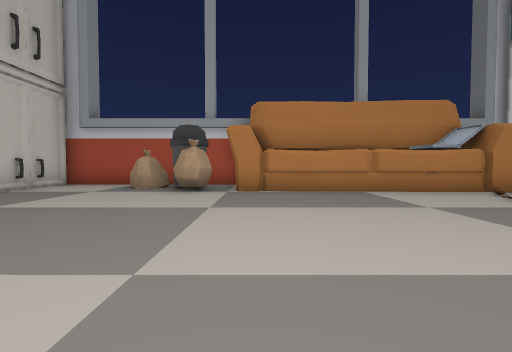
[1] (above)

15 first-person views from a walk through a scene from a Unity 3-D project. The camera is 1.2 m above the floor, tilts 2° down and sees 85° across. The floor is counted in squares, 2 m on a side. Each view is taken from the middle of a square. On the plan, view 1 faces up. The plan holds only what a view shows up to about 9 squares ahead; the rest is blank. The place goes on beyond the plan. The player is left out. Some surface patterns are stand-ins.

[2]
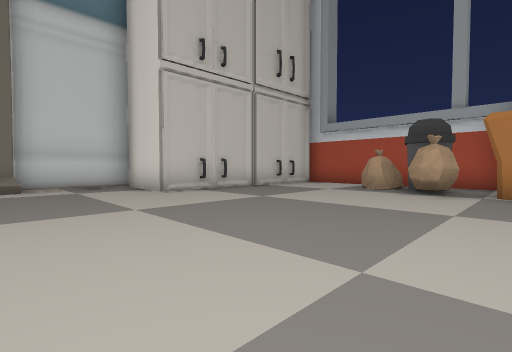

[3]
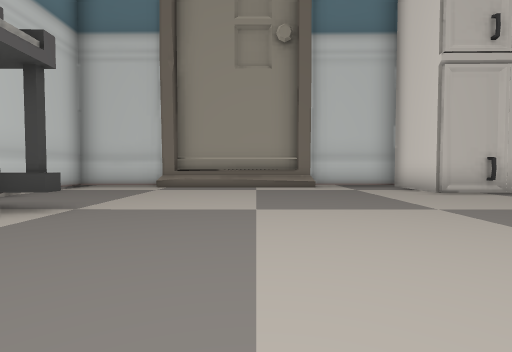

[4]
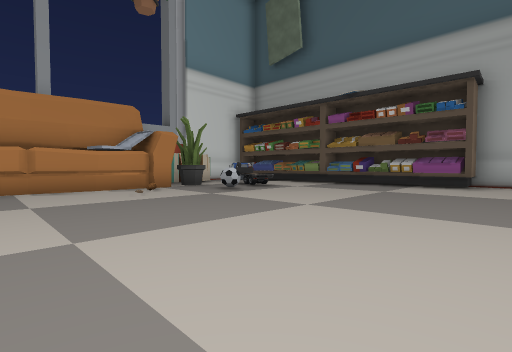

[5]
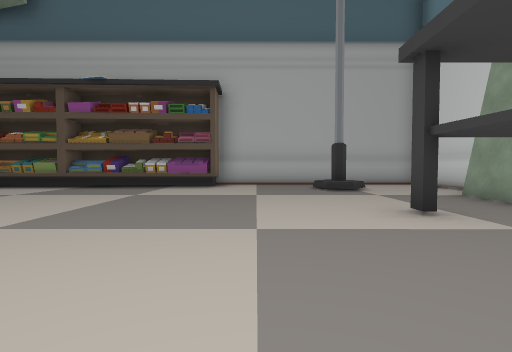

[6]
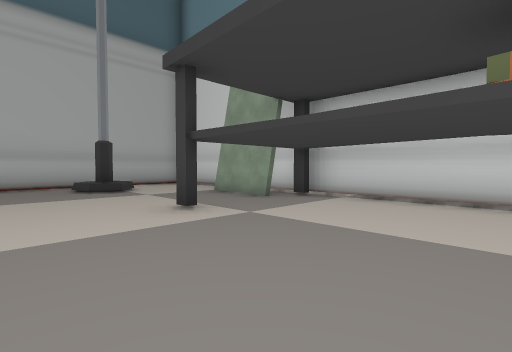

[7]
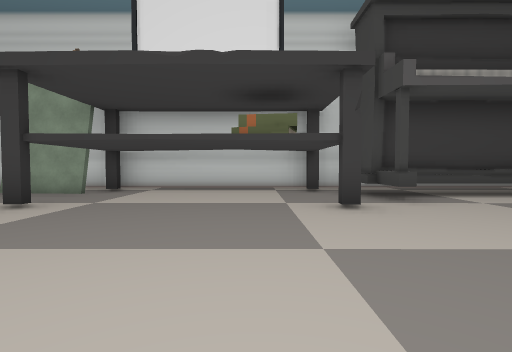

[8]
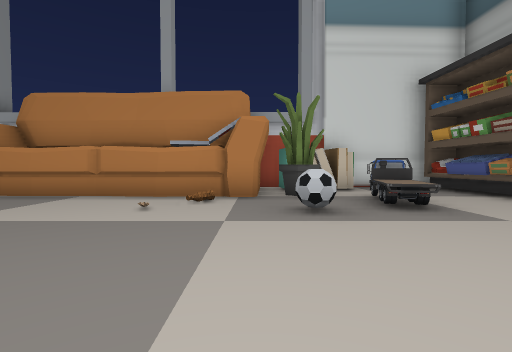

[9]
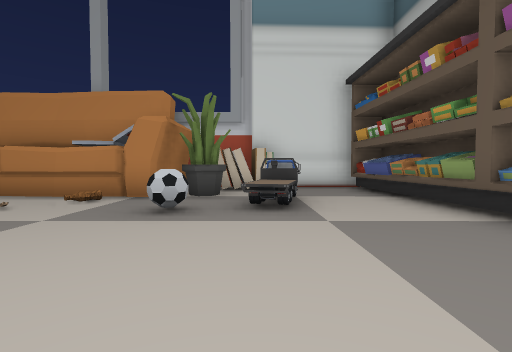

[10]
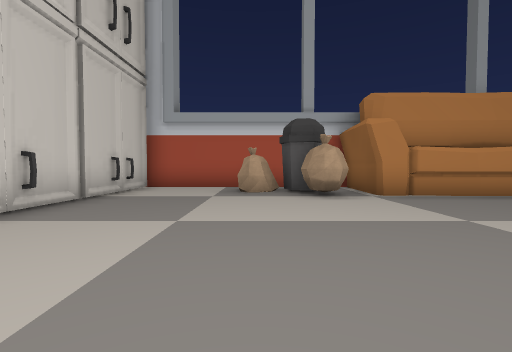

[11]
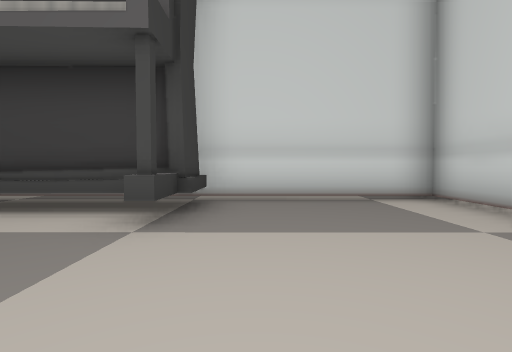

[12]
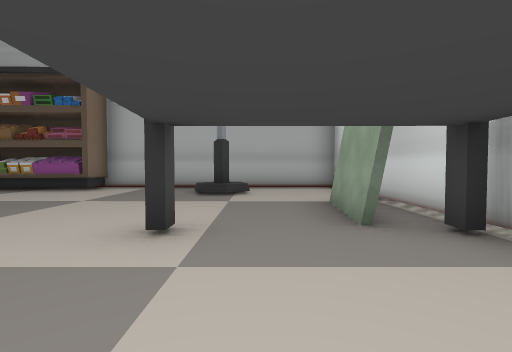

[13]
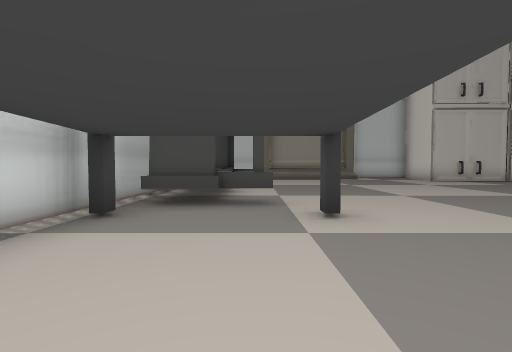

[14]
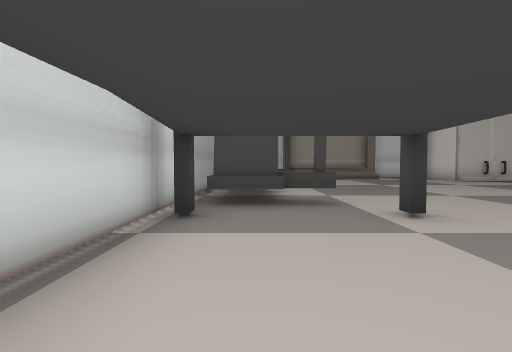

[15]
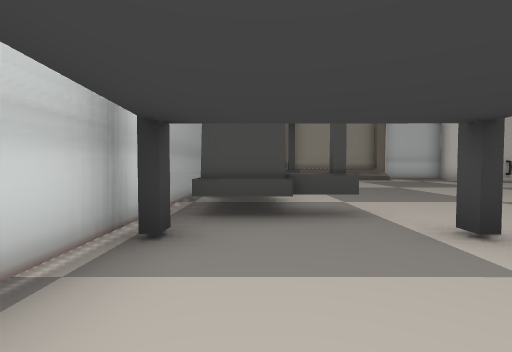

### Floor plan
Key: @ floor where view 1 was taken; # wall or solid block; . floor; / step, stairs or slope; B bin; T thing the floor can be seen under or through; R truck; A ball; O other object.
Columns run from 9 left of view 1 to 12 right of it. Each row starts with its distance up from view 1.
  9    #######     ######
  8    O..OBB#     #OO..#
  7    /...BO#######O...#
  6    O.............RR.#
  5  O O............AR..#
  4  O /................#
  3  OO.................#
  2 #...................#
  1 #...................#
  0 #/.......@..........##
 -1 ##...................#
 -2 ##...................#
 -3 ##.........#...#...#/#
 -4 #....T...T........./.#
 -5 #....TTTTTT.....OO...#
 -6 #.........T....#.....#
 -7 ######################

Where each view was taken, in squares from view 1:
view 1: 0 up, 0 right, facing up
view 2: 0 up, 0 right, facing up-left
view 3: 1 down, 0 right, facing left
view 4: 1 down, 2 right, facing up-right
view 5: 1 down, 3 right, facing right
view 6: 1 down, 3 right, facing down-right
view 7: 1 up, 3 right, facing down
view 8: 1 up, 6 right, facing up
view 9: 1 up, 8 right, facing up
view 10: 1 up, 3 left, facing up
view 11: 1 down, 5 left, facing down
view 12: 4 down, 4 right, facing right
view 13: 4 down, 5 right, facing left
view 14: 5 down, 5 right, facing left
view 15: 5 down, 4 right, facing left
